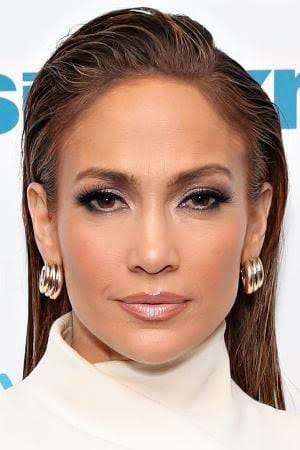
#> input picture faceDetect/images/face.jpg, 300 x 450 px
$ python face.py
#> lines starting #> are read from the running program, lines starting #| are printed output that depends on the picture; after the words box and inside, x2 and y2 are one past the last pixel; in counts of white or black regions, pixels touching at a corner belong together
import cv2

#Trained DataSet
trainedDataset=cv2.CascadeClassifier('haarcascade_frontalface_default.xml')

#Read a Image
img=cv2.imread('images/face.jpg')
#> img is the input picture: shape (450, 300, 3); mean B, G, R 142.4, 156.1, 184.2

#Convert into grascale
gray=cv2.cvtColor(img,cv2.COLOR_BGR2GRAY)
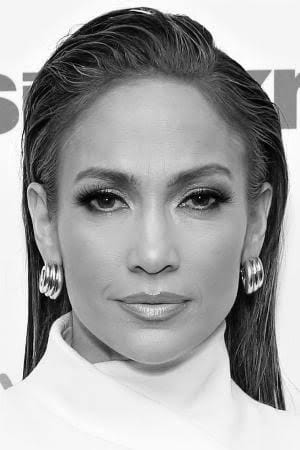
#> gray: shape (450, 300); min 0, max 255, mean 163
faces=trainedDataset.detectMultiScale(gray)
#> faces = [[37, 107, 236, 236]]
print(faces)
#| [[ 37 107 236 236]]
for x,y,w,h in faces:
    cv2.rectangle(img,(x,y),(x+w,y+h),(255,0,0),2)
#> this loop made 1 pass
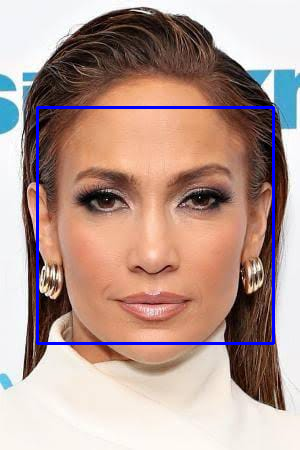
#> img: shape (450, 300, 3); 2.09% of pixels changed, all inside (x1, y1, x2, y2) = (36, 106, 275, 345)
cv2.imshow('Jeniferlopez',img)
#cv2.imshow('Gray',gray)
cv2.waitKey()

$ run again, with faceDetect/images/group image.jpg copied over faceDetect/images/face.jpg
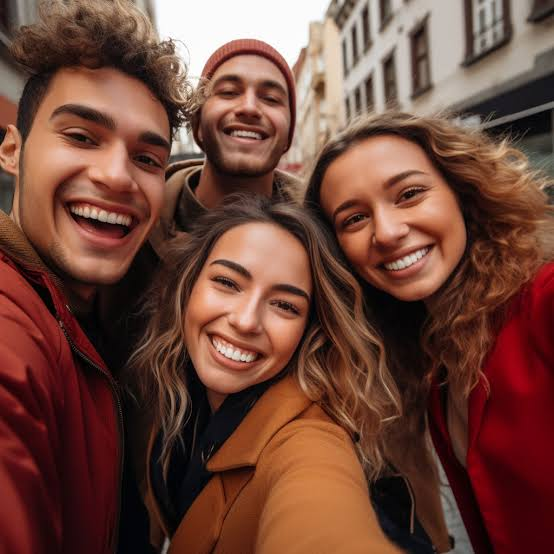
#> input picture faceDetect/images/group image.jpg, 554 x 554 px
#> img is the input picture: shape (554, 554, 3); mean B, G, R 58, 70.2, 111.6
#> `gray=cv2.cvtColor(img,cv2.COLOR_BGR2GRAY)`:
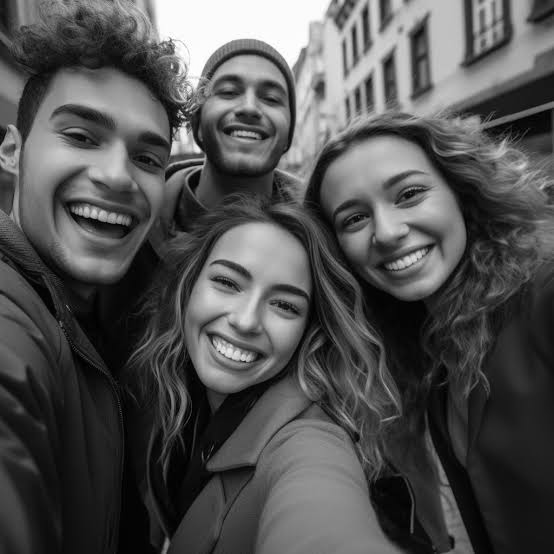
#> gray: shape (554, 554); min 0, max 255, mean 81.2
#> faces = [[195, 50, 107, 107], [409, 294, 96, 96], [174, 228, 155, 155], [307, 139, 156, 156], [12, 65, 199, 199]]
#| [[195  50 107 107]
#|  [409 294  96  96]
#|  [174 228 155 155]
#|  [307 139 156 156]
#|  [ 12  65 199 199]]
#> the loop `for x,y,w,h in faces:` made 5 passes
#> after the loop `for x,y,w,h in faces:`:
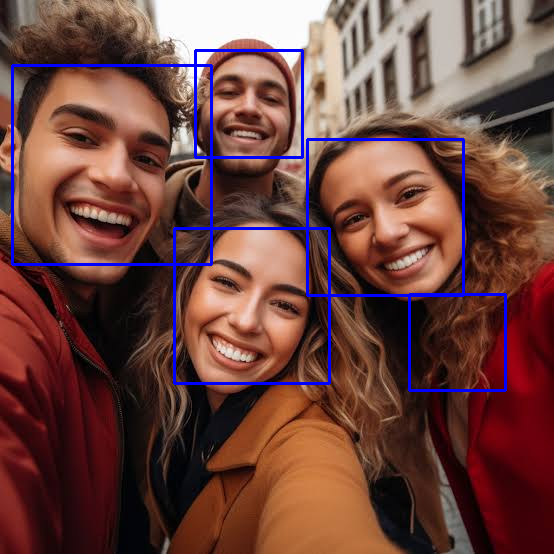
#> img: shape (554, 554, 3); 2.72% of pixels changed, all inside (x1, y1, x2, y2) = (11, 49, 507, 392)
